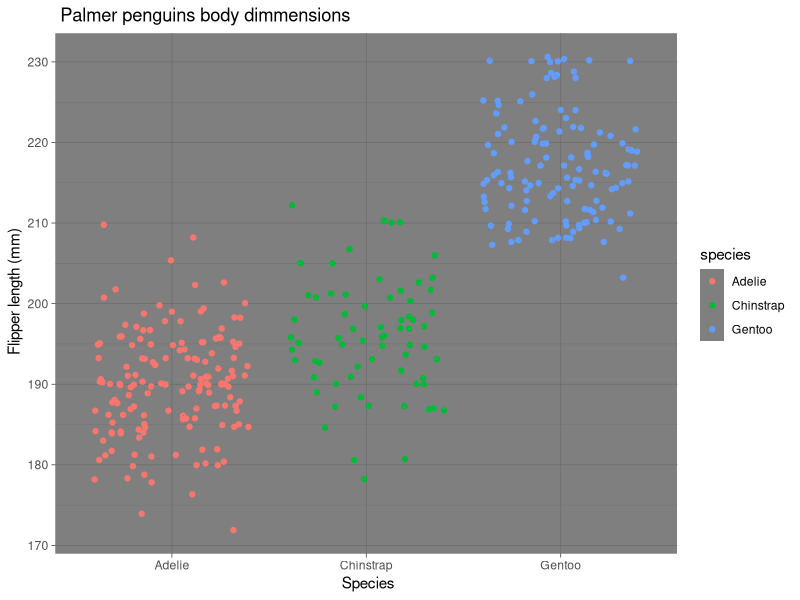

R code for this plot:
## ---- chunk 1
library(palmerpenguins)
library(tidyverse)
## ---- chunk 2
fx <- expression(x^2)
df_dx <- D(fx, 'x')
x<- 3
eval(df_dx)


## ---- chunk 3
fa <- expression(2 *(3*a + 2)^ 4 - 5 )
df_da <- D(fa, 'a')
a<- 1.2
eval(df_da) 
## ---- chunk 4
ggplot(data = penguins, aes(x= species,
                            y= flipper_length_mm, color= species))+
  geom_jitter()+
  labs(x= " Species", y=" Flipper length (mm)",
       title= " Palmer penguins body dimmensions")+
  theme_dark()
